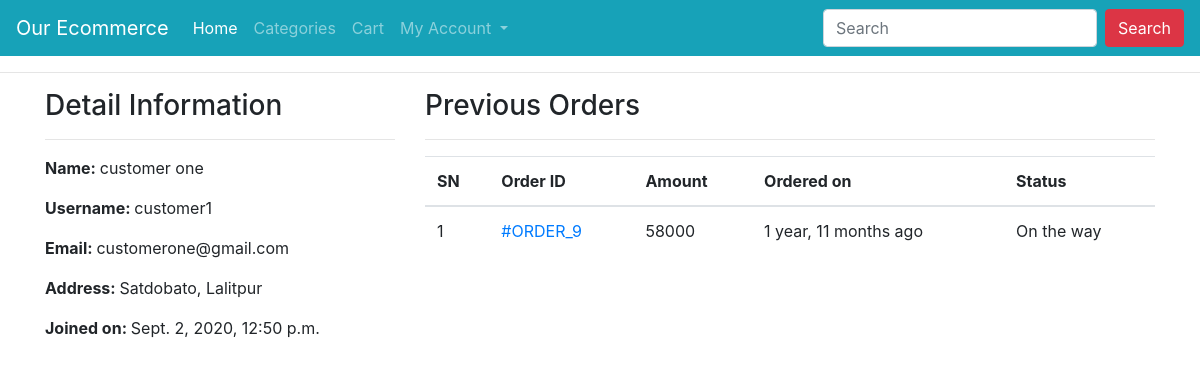
Page /profile/ (signed in) on the committed database.
### ecomapp/models.py (models this page shows, shortened)
class Customer(models.Model):
    user = models.OneToOneField(User, on_delete=models.CASCADE)
    full_name = models.CharField(max_length=200)
    address = models.CharField(max_length=200, null=True, blank=True)
    joined_on = models.DateTimeField(auto_now_add=True)

class Order(models.Model):
    cart = models.OneToOneField(Cart, on_delete=models.CASCADE)
    ordered_by = models.CharField(max_length=200)
    shipping_address = models.CharField(max_length=200)
    mobile = models.CharField(max_length=10)
    email = models.EmailField(null=True, blank=True)
    subtotal = models.PositiveIntegerField()
    discount = models.PositiveIntegerField()
    total = models.PositiveIntegerField()
    order_status = models.CharField(max_length=50, choices=ORDER_STATUS)
    created_at = models.DateTimeField(auto_now_add=True)
    payment_method = models.CharField(
        max_length=20, choices=METHOD, default="Cash On Delivery")
    payment_completed = models.BooleanField(
        default=False, null=True, blank=True)

### ecomapp/views.py (the view)
# urls.py: path("profile/", CustomerProfileView.as_view(), name="customerprofile"),
class CustomerProfileView(TemplateView):
    template_name = "customerprofile.html"
    def dispatch(self, request, *args, **kwargs):
        if request.user.is_authenticated and Customer.objects.filter(user=request.user).exists():
            pass
        else:
            return redirect("/login/?next=/profile/")
        return super().dispatch(request, *args, **kwargs)
    def get_context_data(self, **kwargs):
        context = super().get_context_data(**kwargs)
        customer = self.request.user.customer
        context['customer'] = customer
        orders = Order.objects.filter(cart__customer=customer).order_by("-id")
        context["orders"] = orders
        return context

### templates/customerprofile.html (shortened to what this page needs)
{% extends 'base.html' %}
{% block content %}
<div class="container">
    <div class="row">
        <div class="col-md-4">
            <h3>Detail Information</h3><hr>
            <p><span class="font-weight-bold">Name: </span> {{customer.full_name}}</p>
            <p><span class="font-weight-bold">Username: </span> {{customer.user.username}}</p>
            <p><span class="font-weight-bold">Email: </span> {{customer.user.email}}</p>
            <p><span class="font-weight-bold">Address: </span> {{customer.address}}</p>
            <p><span class="font-weight-bold">Joined on: </span> {{customer.joined_on}}</p>
        </div>
        <div class="col-md-8">
            <h3>Previous Orders</h3>
            <hr>
            <table class="table">
                <thead>
                    <tr>
                        <th>SN</th>
                        <th>Order ID</th>
                        <th>Amount</th>
                        <th>Ordered on</th>
                        <th>Status</th>
                    </tr>
                </thead>
                <tbody>
                    {% for ord in orders %}
                    <tr>
                        <td>{{forloop.counter}}</td>
                        <td><a href="{% url 'ecomapp:customerorderdetail' ord.pk %}"> #ORDER_{{ord.id}}</a></td>
                        <td>{{ord.total}}</td>
                        <td>{{ord.created_at|timesince}} ago</td>
                        <td>{{ord.order_status}}</td>
                    </tr>
                    {% endfor %}
                </tbody>
            </table>
        </div>
    </div>
</div>
{% endblock %}

### rows in the picture
Customer: full_name "customer one", user.username "customer1", user.email "customerone@gmail.com", address "Satdobato, Lalitpur", joined_on "Sept. 2, 2020, 12:50 p.m."
Order: id "9", total "58000", created_at "1 year, 11 months", order_status "On the way"
